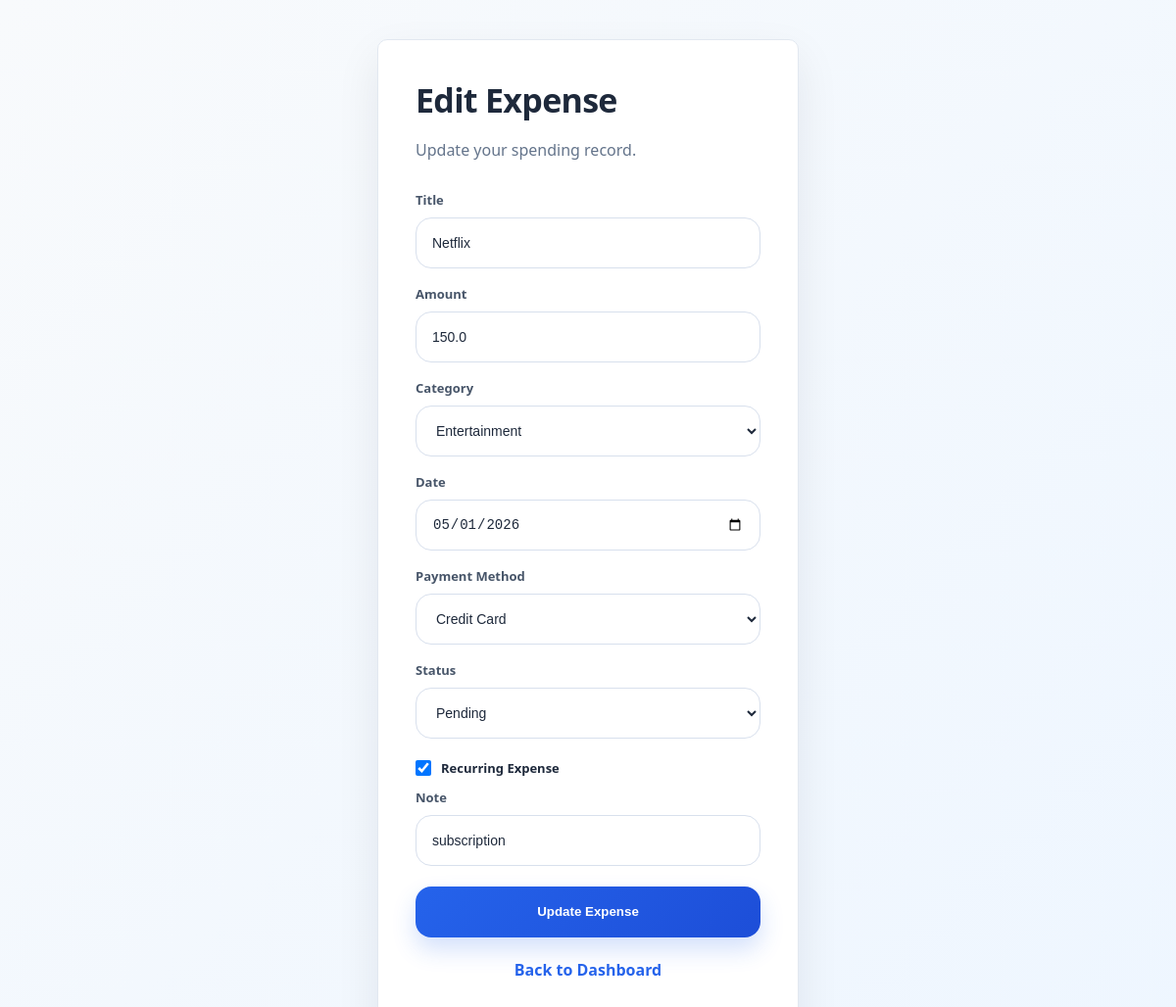
/edit/5 (signed in), run on the app's committed database.
### tables this page shows
CREATE TABLE expenses (
    id INTEGER PRIMARY KEY AUTOINCREMENT,
    user_id INTEGER NOT NULL,
    title TEXT NOT NULL,
    amount REAL NOT NULL,
    category TEXT NOT NULL,
    expense_date TEXT NOT NULL,
    payment_method TEXT,
    status TEXT,
    is_recurring INTEGER DEFAULT 0,
    note TEXT,
    FOREIGN KEY (user_id) REFERENCES users (id)
);

### app.py (the view, shortened to what this page needs)
@app.route("/edit/<int:expense_id>", methods=["GET", "POST"])
def edit_expense(expense_id):
    if "user_id" not in session:
        return redirect(url_for("login"))
    db = get_db()
    expense = db.execute(
        "SELECT * FROM expenses WHERE id = ? AND user_id = ?",
        (expense_id, session["user_id"]),
    ).fetchone()
    if expense is None:
        flash("Expense not found.", "error")
        return redirect(url_for("dashboard"))
    return render_template("edit_expense.html", expense=expense)

### database.py (called while the page is built)
def get_db():
    if "db" not in g:
        g.db = sqlite3.connect(DATABASE)
        g.db.row_factory = sqlite3.Row
    return g.db

### templates/edit_expense.html (shortened to what this page needs)
<!DOCTYPE html>
<html>
<head>
    <link rel="stylesheet" href="/static/style.css">
</head>
<body>
<div class="form-page">
    <div class="container">
        <h1>Edit Expense</h1>
        <p class="subtitle">Update your spending record.</p>
        <form method="POST">
            <label>Title</label>
            <input type="text" name="title" value="{{ expense['title'] }}" required>
            <label>Amount</label>
            <input type="number" step="0.01" name="amount" value="{{ expense['amount'] }}" required>
            <label>Category</label>
            <select name="category" required>
                {% for c in ["Food", "Transport", "Education", "Shopping", "Health", "Bills", "Entertainment", "Other"] %}
                    <option value="{{ c }}" {% if expense['category'] == c %}selected{% endif %}>{{ c }}</option>
                {% endfor %}
            </select>
            <label>Date</label>
            <input type="date" name="expense_date" value="{{ expense['expense_date'] }}" required>
            <label>Payment Method</label>
            <select name="payment_method" required>
                {% for method in ["Cash", "Credit Card", "Debit Card", "Bank Transfer"] %}
                    <option value="{{ method }}" {% if expense['payment_method'] == method %}selected{% endif %}>{{ method }}</option>
                {% endfor %}
            </select>
            <label>Status</label>
            <select name="status" required>
                <option value="Pending" {% if expense['status'] == "Pending" %}selected{% endif %}>Pending</option>
            </select>
            <label class="checkbox-label">
                <input type="checkbox" name="is_recurring" {% if expense['is_recurring'] %}checked{% endif %}>
                Recurring Expense
            </label>
            <label>Note</label>
            <input type="text" name="note" value="{{ expense['note'] }}">
            <button type="submit">Update Expense</button>
        </form>
        <p class="switch"><a href="/dashboard">Back to Dashboard</a></p>
    </div>
</div>
</body>
</html>

### static/style.css (style rules this page uses)
* { box-sizing: border-box; }
:root { --primary: #6366f1; --primary-dark: #4f46e5; --bg: #f8fafc; --dark: #1e293b; --text: #1e293b; --muted: #64748b; --border: #e2e8f0; --card: rgba(255, 255, 255, 0.88); }
body { margin: 0; font-family: "Segoe UI", Arial, sans-serif; color: var(--text); background: var(--bg); }
a { text-decoration: none; }
.container { width: 430px; padding: 38px; background: var(--card); border: 1px solid rgba(255,255,255,0.75); border-radius: 30px; box-shadow: 0 30px 80px rgba(15, 23, 42, 0.14); backdrop-filter: blur(16px); }
.container h1 { font-size: 34px; margin: 0 0 8px; letter-spacing: -0.7px; }
.subtitle { color: var(--muted); margin-bottom: 28px; line-height: 1.6; }
input, select { width: 100%; height: 52px; margin: 9px 0; padding: 0 16px; border-radius: 16px; border: 1px solid #d8e0ed; background: #ffffff; font-size: 14px; color: var(--text); }
button { width: 100%; height: 52px; margin-top: 12px; border: none; border-radius: 16px; background: linear-gradient(135deg, var(--primary), #2563eb); color: white; font-weight: 800; cursor: pointer; box-shadow: 0 14px 30px rgba(79, 70, 229, 0.25); }
.switch { margin-top: 22px; text-align: center; color: var(--muted); }
.switch a { color: var(--primary); font-weight: 800; }
.form-page { min-height: 100vh; display: flex; justify-content: center; align-items: center; padding: 40px; background: radial-gradient(circle at 20% 20%, rgba(79, 70, 229, 0.18), transparent 28%), radial-gradient(circle at 80% 80%, rgba(14, 165, 233, 0.14), transparent 30%), #f8fafc; }
label { font-size: 13px; font-weight: 700; color: #475569; margin-top: 8px; display: block; }
button { background: linear-gradient(135deg, #1e3a8a, #2563eb); }
:root { --primary: #f27a1a; --primary-dark: #e36f13; --dark: #222222; }
.primary-action, button { background: #f27a1a !important; color: white !important; box-shadow: none !important; }
.app-body, .form-page { background: #fafafa !important; }
.topbar, .summary-card, .category-box, .table-card, .container, .minimal-auth-card { border-radius: 10px !important; box-shadow: none !important; border: 1px solid #e5e5e5 !important; }
.switch a, .auth-note a { color: #f27a1a !important; }
:root { --primary: #2563eb; --primary-dark: #1d4ed8; --accent: #38bdf8; --dark: #0f172a; --bg: #f8fafc; --text: #1e293b; --muted: #64748b; --border: #e2e8f0; }
body, .minimal-auth-body, .app-body, .form-page { background: linear-gradient(135deg, #f8fafc, #eef6ff) !important; color: var(--text) !important; }
.brand-name, .auth-note a, .switch a, .minimal-header nav a { color: var(--primary) !important; }
.primary-action, button, .btn { background: linear-gradient(135deg, var(--primary), var(--primary-dark)) !important; color: white !important; border: none !important; box-shadow: 0 12px 24px rgba(37, 99, 235, 0.20) !important; }
.topbar, .summary-card, .category-box, .table-card, .container, .minimal-auth-card { background: white !important; border: 1px solid var(--border) !important; box-shadow: 0 18px 45px rgba(15, 23, 42, 0.08) !important; }
.checkbox-label { display: flex !important; align-items: center; gap: 10px; margin: 12px 0; font-weight: 700; color: var(--text); }
.checkbox-label input { width: 16px !important; height: 16px !important; margin: 0 !important; }

### data on the page
expenses: title "Netflix", amount "150.0", category "Entertainment", expense_date "05/01/2026", payment_method "Credit Card", status "Pending", is_recurring "☑", note "subscription"
